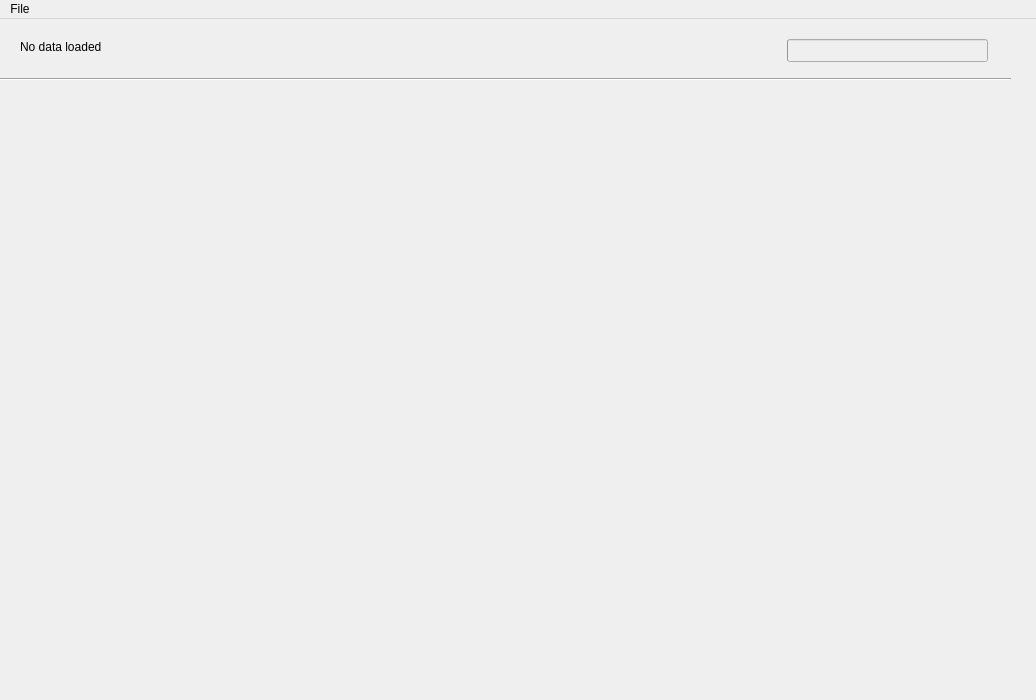
<?xml version="1.0" encoding="UTF-8"?>
<ui version="4.0">
 <class>MainWindow</class>
 <widget class="QMainWindow" name="MainWindow">
  <property name="geometry">
   <rect>
    <x>0</x>
    <y>0</y>
    <width>1036</width>
    <height>700</height>
   </rect>
  </property>
  <property name="windowTitle">
   <string>Visualisierung 1</string>
  </property>
  <widget class="QWidget" name="centralwidget">
   <widget class="QLabel" name="labelTop">
    <property name="geometry">
     <rect>
      <x>20</x>
      <y>20</y>
      <width>1001</width>
      <height>16</height>
     </rect>
    </property>
    <property name="text">
     <string>No data loaded</string>
    </property>
   </widget>
   <widget class="QProgressBar" name="progressBar">
    <property name="enabled">
     <bool>false</bool>
    </property>
    <property name="geometry">
     <rect>
      <x>787</x>
      <y>20</y>
      <width>201</width>
      <height>23</height>
     </rect>
    </property>
    <property name="value">
     <number>0</number>
    </property>
    <property name="textVisible">
     <bool>false</bool>
    </property>
   </widget>
   <widget class="Line" name="line">
    <property name="geometry">
     <rect>
      <x>0</x>
      <y>50</y>
      <width>1011</width>
      <height>20</height>
     </rect>
    </property>
    <property name="orientation">
     <enum>Qt::Horizontal</enum>
    </property>
   </widget>
  </widget>
  <widget class="QMenuBar" name="menubar">
   <property name="geometry">
    <rect>
     <x>0</x>
     <y>0</y>
     <width>1036</width>
     <height>21</height>
    </rect>
   </property>
   <widget class="QMenu" name="menuFile">
    <property name="title">
     <string>File</string>
    </property>
    <addaction name="actionOpen"/>
    <addaction name="separator"/>
    <addaction name="actionClose"/>
   </widget>
   <addaction name="menuFile"/>
  </widget>
  <action name="actionOpen">
   <property name="text">
    <string>Open ...</string>
   </property>
  </action>
  <action name="actionClose">
   <property name="text">
    <string>Close</string>
   </property>
  </action>
 </widget>
 <resources/>
 <connections/>
</ui>
